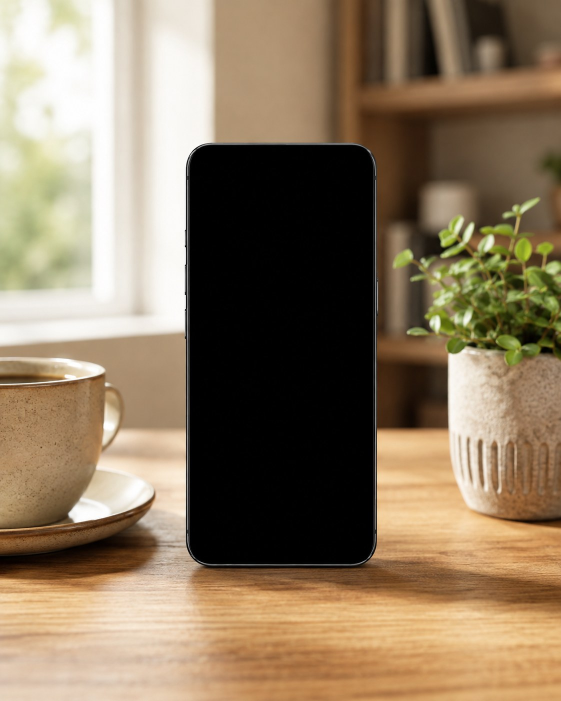
#> input picture apps/resolve-script-manager/src/components/mockup-studio/scenes/scene_desk.jpg, 1122 x 1402 px (shown at 1/2 size)
$ python detect-scene-quad.py ../src/components/mockup-studio/scenes/scene_desk.jpg
#> lines starting #> are read from the running program, lines starting #| are printed output that depends on the picture; after the words box and inside, x2 and y2 are one past the last pixel; in counts of white or black regions, pixels touching at a corner belong together
"""
detect-scene-quad.py — auto-detekter skjerm-quaden i et lifestyle-scene-bilde
(største SVARTE region) og skriv ut hjørnene (TL,TR,BR,BL) relativt (0..1) +
aspect. Mater rett inn i MOCKUP_SCENES (mockupScenes.ts).

Metoden: nedskaler → terskel mørke piksler → BFS-labeling (4-nabo) → største
komponent → hjørne-ekstremer (håndterer perspektiv-warpet, konveks quad).

Kjør:  python3 detect-scene-quad.py <bilde.jpg> [--thresh 45]
Ut:    JSON {"aspect": W/H, "screen": [[TLx,TLy],[TRx,TRy],[BRx,BRy],[BLx,BLy]]}
"""
import sys, json
from collections import deque
import numpy as np
from PIL import Image

if len(sys.argv) < 2:
    print('bruk: detect-scene-quad.py <bilde> [--thresh N]', file=sys.stderr); sys.exit(1)
path = sys.argv[1]
thresh = int(sys.argv[sys.argv.index('--thresh') + 1]) if '--thresh' in sys.argv else 45

im = Image.open(path).convert('RGB')
#> im is the input picture: PIL image 1122x1402 RGB; mean R, G, B 140.4, 121.6, 96.7
W0, H0 = im.size
#> W0 = 1122; H0 = 1402
scale = 400 / W0
#> scale = 0.357
sm = im.resize((400, max(1, round(H0 * scale))))
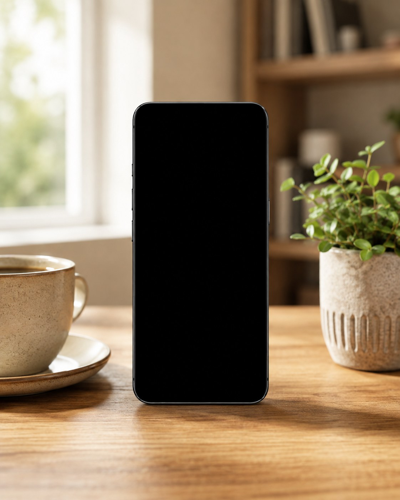
#> sm: PIL image 400x500 RGB; mean R, G, B 140.4, 121.6, 96.7
a = np.asarray(sm, dtype=np.float32)
luma = 0.299 * a[:, :, 0] + 0.587 * a[:, :, 1] + 0.114 * a[:, :, 2]
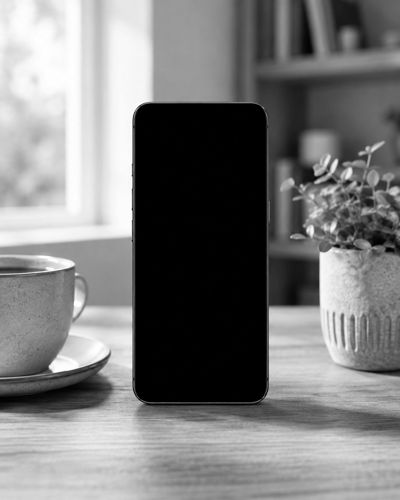
#> luma: shape (500, 400) float32; min 0, max 255, mean 124.4
mask = luma < thresh
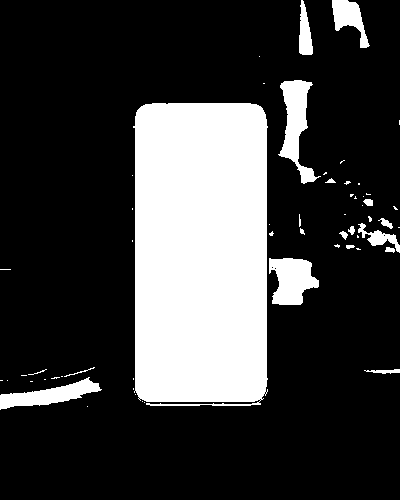
#> mask: shape (500, 400) bool; 23.4% white; 57 white regions (38 under 20 px), largest, box (x1, y1, x2, y2) and area: (133, 103, 268, 406) 39480, (278, 80, 321, 184) 1849, (269, 258, 319, 305) 1644
H, W = mask.shape
#> H = 500; W = 400

# BFS-labeling (4-nabo) → finn største mørke komponent.
seen = np.zeros_like(mask, dtype=bool)
best = []
for y in range(H):
    for x in range(W):
        if mask[y, x] and not seen[y, x]:
            comp = []
            q = deque([(y, x)]); seen[y, x] = True
            while q:
                cy, cx = q.popleft(); comp.append((cy, cx))
                for ny, nx in ((cy - 1, cx), (cy + 1, cx), (cy, cx - 1), (cy, cx + 1)):
                    if 0 <= ny < H and 0 <= nx < W and mask[ny, nx] and not seen[ny, nx]:
                        seen[ny, nx] = True; q.append((ny, nx))
            if len(comp) > len(best):
                best = comp

if len(best) < (W * H) * 0.01:
    print(json.dumps({'error': 'fant ingen tydelig svart skjerm-region'}), file=sys.stderr); sys.exit(2)

pts = np.array(best, dtype=np.float32)  # (row=y, col=x)
ys, xs = pts[:, 0], pts[:, 1]
s, d = xs + ys, xs - ys
tl = (xs[np.argmin(s)], ys[np.argmin(s)])   # min x+y
#> tl = (141, 106)
br = (xs[np.argmax(s)], ys[np.argmax(s)])   # max x+y
#> br = (262, 399)
tr = (xs[np.argmax(d)], ys[np.argmax(d)])   # max x-y
#> tr = (260, 106)
bl = (xs[np.argmin(d)], ys[np.argmin(d)])   # min x-y
#> bl = (140, 398)

def rel(p):
    return [round(float(p[0]) / W, 4), round(float(p[1]) / H, 4)]

print(json.dumps({'aspect': round(W0 / H0, 4), 'screen': [rel(tl), rel(tr), rel(br), rel(bl)]}))
#| {"aspect": 0.8003, "screen": [[0.3525, 0.212], [0.65, 0.212], [0.655, 0.798], [0.35, 0.796]]}

$ run again, on apps/resolve-script-manager/src/components/mockup-studio/scenes/scene_hand.jpg
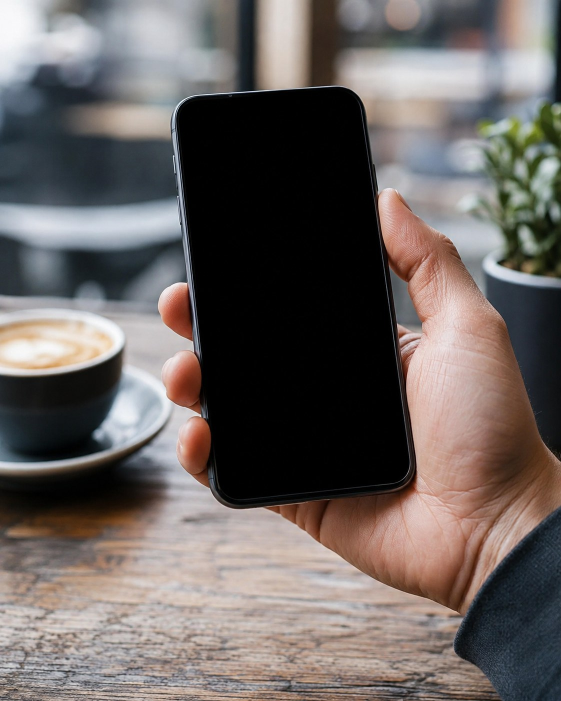
#> input picture apps/resolve-script-manager/src/components/mockup-studio/scenes/scene_hand.jpg, 1122 x 1402 px (shown at 1/2 size)
#> im is the input picture: PIL image 1122x1402 RGB; mean R, G, B 106.9, 99.7, 97.2
#> `luma = 0.299 * a[:, :, 0] + 0.587 * a[:, :, 1] + 0.114 * a[:, :, 2]`:
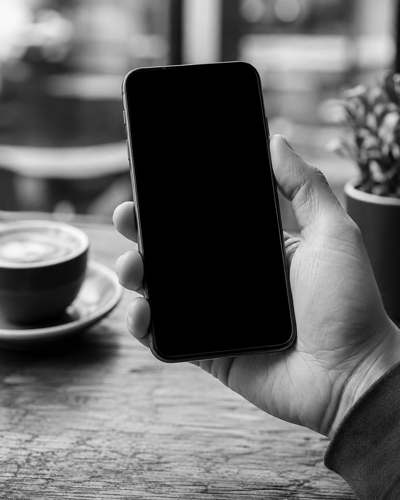
#> luma: shape (500, 400) float32; min 0, max 250.8, mean 101.6
#> `mask = luma < thresh`:
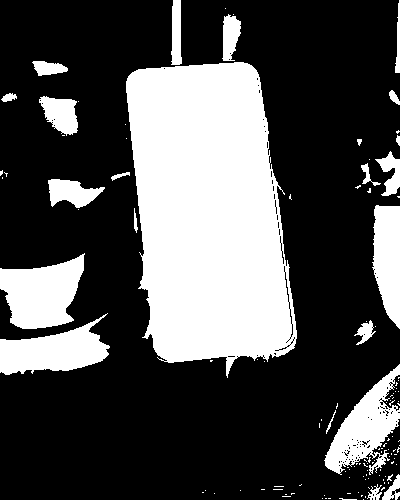
#> mask: shape (500, 400) bool; 30.5% white; 126 white regions (103 under 20 px), largest, box (x1, y1, x2, y2) and area: (126, 62, 297, 378) 40927, (0, 253, 85, 329) 4268, (0, 313, 110, 375) 3700
#| {"aspect": 0.8003, "screen": [[0.33, 0.144], [0.6275, 0.13], [0.7325, 0.696], [0.41, 0.722]]}

$ run again, on apps/resolve-script-manager/src/components/mockup-studio/scenes/scene_office.jpg
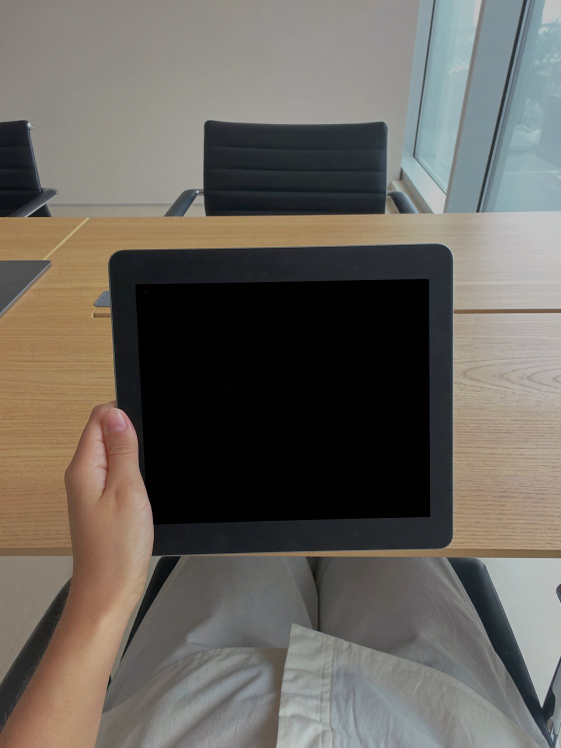
#> input picture apps/resolve-script-manager/src/components/mockup-studio/scenes/scene_office.jpg, 1122 x 1496 px (shown at 1/2 size)
#> im is the input picture: PIL image 1122x1496 RGB; mean R, G, B 105.2, 100.7, 94.1
#> `luma = 0.299 * a[:, :, 0] + 0.587 * a[:, :, 1] + 0.114 * a[:, :, 2]`:
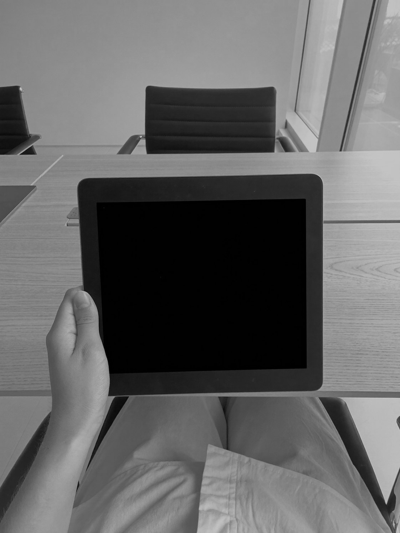
#> luma: shape (533, 400) float32; min 0, max 200.6, mean 101.3
#> `mask = luma < thresh`:
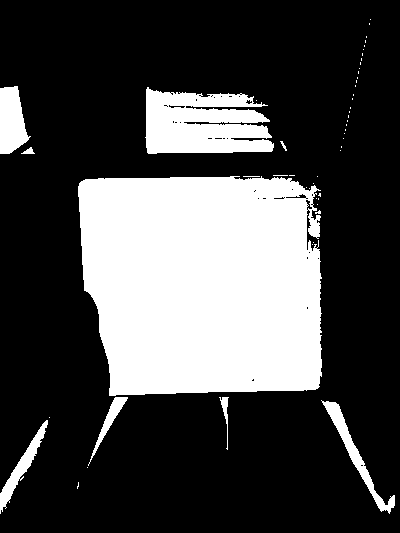
#> mask: shape (533, 400) bool; 28% white; 53 white regions (44 under 20 px), largest, box (x1, y1, x2, y2) and area: (78, 176, 322, 396) 48567, (145, 87, 274, 154) 6596, (0, 86, 31, 154) 1483
#| {"aspect": 0.75, "screen": [[0.2025, 0.3396], [0.8, 0.3565], [0.7925, 0.728], [0.2725, 0.7411]]}
